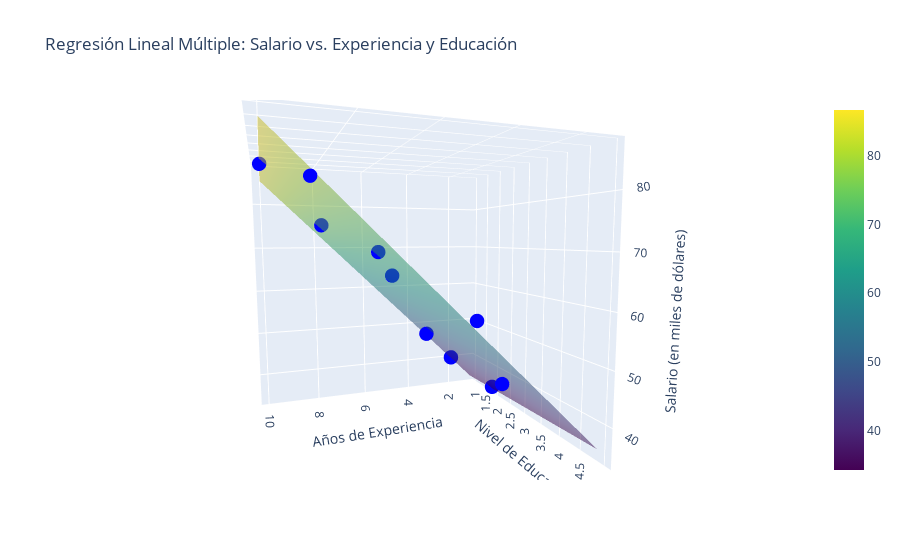

The notebook cell saved with this chart:
### Code cell
# Crear una malla para las variables independientes
experience_range = np.linspace(X[:,1].min(), X[:,1].max(), 10)
education_range = np.linspace(X[:,2].min(), X[:,2].max(), 10)
experience_grid, education_grid = np.meshgrid(experience_range, education_range)
ones = np.ones(experience_grid.shape)
X_grid = np.stack([ones, experience_grid, education_grid], axis=2)
y_pred_grid = np.sum(X_grid * beta_hat, axis=2)

# Crear figura
fig = go.Figure()

# Añadir puntos de datos
fig.add_trace(go.Scatter3d(
    x=X[:,1],  # Años de experiencia
    y=X[:,2],  # Nivel de educación
    z=y,       # Salario
    mode='markers',
    marker=dict(size=5, color='blue'),
    name='Datos Observados'
))

# Añadir superficie del modelo
fig.add_trace(go.Surface(
    x=experience_range,
    y=education_range,
    z=y_pred_grid,
    opacity=0.5,
    colorscale='Viridis',
    name='Plano de Regresión'
))

# Configurar ejes
fig.update_layout(
    title='Regresión Lineal Múltiple: Salario vs. Experiencia y Educación',
    scene=dict(
        xaxis_title='Años de Experiencia',
        yaxis_title='Nivel de Educación',
        zaxis_title='Salario (en miles de dólares)'
    )
)

fig.show()

### Figure 1 — Plotly figure (JSON) as saved in the notebook; plotly's stock layout.template omitted (floating-point values rounded to 4 significant figures)
{"data": [{"marker": {"color": "blue", "size": 5}, "mode": "markers", "name": "Datos Observados", "type": "scatter3d", "x": [1, 2, 3, 4, 5, 6, 7, 8, 9, 10], "y": [2, 1, 4, 2, 5, 3, 4, 2, 5, 3], "z": [35, 40, 45, 50, 60, 65, 70, 75, 80, 85]}, {"colorscale": [[0, "#440154"], [0.1111, "#482878"], [0.2222, "#3e4989"], [0.3333, "#31688e"], [0.4444, "#26828e"], [0.5556, "#1f9e89"], [0.6667, "#35b779"], [0.7778, "#6ece58"], [0.8889, "#b5de2b"], [1, "#fde725"]], "name": "Plano de Regresión", "opacity": 0.5, "type": "surface", "x": [1, 2, 3, 4, 5, 6, 7, 8, 9, 10], "y": [1, 1.444, 1.889, 2.333, 2.778, 3.222, 3.667, 4.111, 4.556, 5], "z": [[34.21, 39.86, 45.51, 51.16, 56.81, 62.47, 68.12, 73.77, 79.42, 85.07], [34.4, 40.05, 45.7, 51.35, 57.0, 62.65, 68.3, 73.95, 79.6, 85.25], [34.58, 40.23, 45.88, 51.53, 57.18, 62.83, 68.48, 74.13, 79.78, 85.43], [34.76, 40.41, 46.06, 51.71, 57.36, 63.01, 68.66, 74.31, 79.96, 85.61], [34.94, 40.59, 46.24, 51.89, 57.54, 63.19, 68.84, 74.49, 80.14, 85.79], [35.12, 40.77, 46.42, 52.07, 57.72, 63.38, 69.03, 74.68, 80.33, 85.98], [35.31, 40.96, 46.61, 52.26, 57.91, 63.56, 69.21, 74.86, 80.51, 86.16], [35.49, 41.14, 46.79, 52.44, 58.09, 63.74, 69.39, 75.04, 80.69, 86.34], [35.67, 41.32, 46.97, 52.62, 58.27, 63.92, 69.57, 75.22, 80.87, 86.52], [35.85, 41.5, 47.15, 52.8, 58.45, 64.1, 69.75, 75.4, 81.05, 86.7]]}], "layout": {"autosize": true, "dragmode": "zoom", "scene": {"aspectmode": "auto", "aspectratio": {"x": 1, "y": 1, "z": 1}, "camera": {"center": {"x": -0.1139, "y": 0.08201, "z": 0.03185}, "eye": {"x": 0.4738, "y": 1.561, "z": 0.2086}, "projection": {"type": "perspective"}, "up": {"x": 0, "y": 0, "z": 1}}, "dragmode": "turntable", "xaxis": {"title": {"text": "Años de Experiencia"}, "type": "linear"}, "yaxis": {"title": {"text": "Nivel de Educación"}, "type": "linear"}, "zaxis": {"title": {"text": "Salario (en miles de dólares)"}, "type": "linear"}}, "title": {"text": "Regresión Lineal Múltiple: Salario vs. Experiencia y Educación"}}}
